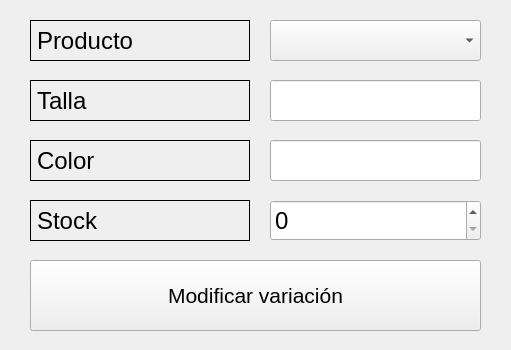
<?xml version="1.0" encoding="UTF-8"?>
<ui version="4.0">
 <class>MainWindow</class>
 <widget class="QMainWindow" name="MainWindow">
  <property name="enabled">
   <bool>true</bool>
  </property>
  <property name="geometry">
   <rect>
    <x>0</x>
    <y>0</y>
    <width>511</width>
    <height>350</height>
   </rect>
  </property>
  <property name="windowTitle">
   <string>MainWindow</string>
  </property>
  <widget class="QWidget" name="centralwidget">
   <widget class="QPushButton" name="pushButton">
    <property name="geometry">
     <rect>
      <x>30</x>
      <y>260</y>
      <width>451</width>
      <height>71</height>
     </rect>
    </property>
    <property name="font">
     <font>
      <pointsize>16</pointsize>
     </font>
    </property>
    <property name="text">
     <string>Modificar variación</string>
    </property>
   </widget>
   <widget class="QLabel" name="label_3">
    <property name="geometry">
     <rect>
      <x>30</x>
      <y>200</y>
      <width>220</width>
      <height>41</height>
     </rect>
    </property>
    <property name="font">
     <font>
      <pointsize>18</pointsize>
     </font>
    </property>
    <property name="frameShape">
     <enum>QFrame::Box</enum>
    </property>
    <property name="text">
     <string>Stock</string>
    </property>
    <property name="alignment">
     <set>Qt::AlignLeading|Qt::AlignLeft|Qt::AlignVCenter</set>
    </property>
   </widget>
   <widget class="QLabel" name="label_5">
    <property name="geometry">
     <rect>
      <x>30</x>
      <y>20</y>
      <width>220</width>
      <height>41</height>
     </rect>
    </property>
    <property name="font">
     <font>
      <pointsize>18</pointsize>
     </font>
    </property>
    <property name="frameShape">
     <enum>QFrame::Box</enum>
    </property>
    <property name="text">
     <string>Producto</string>
    </property>
    <property name="alignment">
     <set>Qt::AlignLeading|Qt::AlignLeft|Qt::AlignVCenter</set>
    </property>
   </widget>
   <widget class="QLabel" name="label_6">
    <property name="geometry">
     <rect>
      <x>30</x>
      <y>80</y>
      <width>220</width>
      <height>41</height>
     </rect>
    </property>
    <property name="font">
     <font>
      <pointsize>18</pointsize>
     </font>
    </property>
    <property name="frameShape">
     <enum>QFrame::Box</enum>
    </property>
    <property name="text">
     <string>Talla</string>
    </property>
    <property name="alignment">
     <set>Qt::AlignLeading|Qt::AlignLeft|Qt::AlignVCenter</set>
    </property>
   </widget>
   <widget class="QLineEdit" name="lineEdit_3">
    <property name="geometry">
     <rect>
      <x>270</x>
      <y>80</y>
      <width>211</width>
      <height>41</height>
     </rect>
    </property>
    <property name="font">
     <font>
      <pointsize>18</pointsize>
     </font>
    </property>
   </widget>
   <widget class="QSpinBox" name="spinBox">
    <property name="geometry">
     <rect>
      <x>270</x>
      <y>200</y>
      <width>211</width>
      <height>41</height>
     </rect>
    </property>
    <property name="font">
     <font>
      <pointsize>18</pointsize>
     </font>
    </property>
   </widget>
   <widget class="QLabel" name="label_7">
    <property name="geometry">
     <rect>
      <x>30</x>
      <y>140</y>
      <width>220</width>
      <height>41</height>
     </rect>
    </property>
    <property name="font">
     <font>
      <pointsize>18</pointsize>
     </font>
    </property>
    <property name="frameShape">
     <enum>QFrame::Box</enum>
    </property>
    <property name="text">
     <string>Color</string>
    </property>
    <property name="alignment">
     <set>Qt::AlignLeading|Qt::AlignLeft|Qt::AlignVCenter</set>
    </property>
   </widget>
   <widget class="QLineEdit" name="lineEdit_5">
    <property name="geometry">
     <rect>
      <x>270</x>
      <y>140</y>
      <width>211</width>
      <height>41</height>
     </rect>
    </property>
    <property name="font">
     <font>
      <pointsize>18</pointsize>
     </font>
    </property>
   </widget>
   <widget class="QComboBox" name="comboBox">
    <property name="geometry">
     <rect>
      <x>270</x>
      <y>20</y>
      <width>211</width>
      <height>41</height>
     </rect>
    </property>
   </widget>
  </widget>
 </widget>
 <resources>
  <include location="../img/logo.qrc"/>
 </resources>
 <connections/>
</ui>
